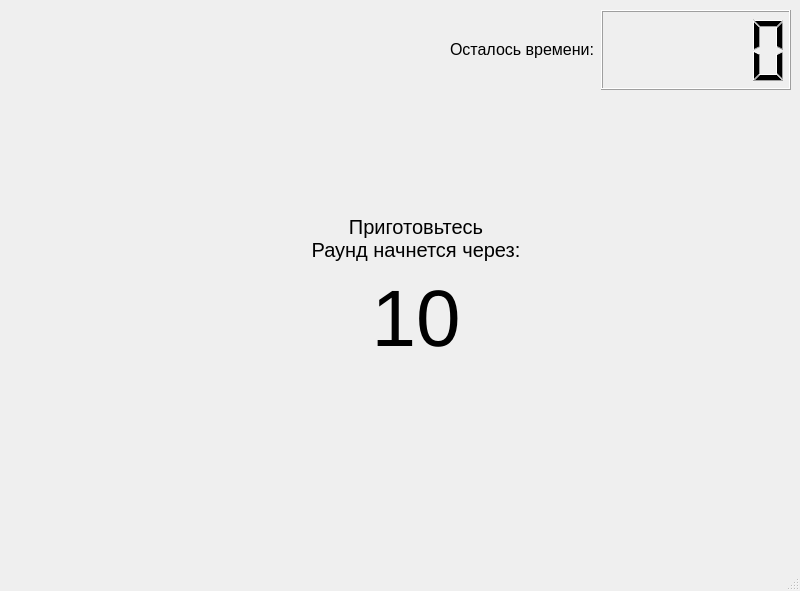
<?xml version="1.0" encoding="UTF-8"?>
<ui version="4.0">
 <class>SolveWindow</class>
 <widget class="QMainWindow" name="SolveWindow">
  <property name="geometry">
   <rect>
    <x>0</x>
    <y>0</y>
    <width>800</width>
    <height>591</height>
   </rect>
  </property>
  <property name="windowTitle">
   <string>Математический тренажер</string>
  </property>
  <widget class="QWidget" name="centralwidget">
   <widget class="QWidget" name="horizontalLayoutWidget">
    <property name="geometry">
     <rect>
      <x>450</x>
      <y>10</y>
      <width>341</width>
      <height>80</height>
     </rect>
    </property>
    <layout class="QHBoxLayout" name="lcd_layout">
     <property name="sizeConstraint">
      <enum>QLayout::SetMinimumSize</enum>
     </property>
     <item>
      <widget class="QLabel" name="remained">
       <property name="sizePolicy">
        <sizepolicy hsizetype="Maximum" vsizetype="Fixed">
         <horstretch>0</horstretch>
         <verstretch>0</verstretch>
        </sizepolicy>
       </property>
       <property name="font">
        <font>
         <pointsize>12</pointsize>
        </font>
       </property>
       <property name="text">
        <string>Осталось времени:</string>
       </property>
      </widget>
     </item>
     <item>
      <widget class="QLCDNumber" name="lcd">
       <property name="sizePolicy">
        <sizepolicy hsizetype="Minimum" vsizetype="Minimum">
         <horstretch>0</horstretch>
         <verstretch>0</verstretch>
        </sizepolicy>
       </property>
      </widget>
     </item>
    </layout>
   </widget>
   <widget class="QWidget" name="verticalLayoutWidget">
    <property name="geometry">
     <rect>
      <x>310</x>
      <y>210</y>
      <width>212</width>
      <height>153</height>
     </rect>
    </property>
    <layout class="QVBoxLayout" name="verticalLayout">
     <item>
      <widget class="QLabel" name="label">
       <property name="font">
        <font>
         <pointsize>15</pointsize>
        </font>
       </property>
       <property name="text">
        <string>Приготовьтесь
Раунд начнется через:</string>
       </property>
       <property name="alignment">
        <set>Qt::AlignCenter</set>
       </property>
      </widget>
     </item>
     <item>
      <widget class="QLabel" name="countdown_label">
       <property name="font">
        <font>
         <family>MS Shell Dlg 2</family>
         <pointsize>60</pointsize>
        </font>
       </property>
       <property name="text">
        <string>10</string>
       </property>
       <property name="alignment">
        <set>Qt::AlignCenter</set>
       </property>
      </widget>
     </item>
    </layout>
   </widget>
   <widget class="QLabel" name="question_label">
    <property name="geometry">
     <rect>
      <x>210</x>
      <y>220</y>
      <width>401</width>
      <height>131</height>
     </rect>
    </property>
    <property name="font">
     <font>
      <pointsize>35</pointsize>
     </font>
    </property>
    <property name="text">
     <string/>
    </property>
    <property name="alignment">
     <set>Qt::AlignCenter</set>
    </property>
   </widget>
   <widget class="QLabel" name="answer_label">
    <property name="geometry">
     <rect>
      <x>210</x>
      <y>120</y>
      <width>401</width>
      <height>71</height>
     </rect>
    </property>
    <property name="font">
     <font>
      <pointsize>41</pointsize>
     </font>
    </property>
    <property name="text">
     <string/>
    </property>
    <property name="alignment">
     <set>Qt::AlignCenter</set>
    </property>
   </widget>
  </widget>
  <widget class="QMenuBar" name="menubar">
   <property name="geometry">
    <rect>
     <x>0</x>
     <y>0</y>
     <width>800</width>
     <height>21</height>
    </rect>
   </property>
  </widget>
  <widget class="QStatusBar" name="statusbar"/>
 </widget>
 <resources/>
 <connections/>
</ui>
